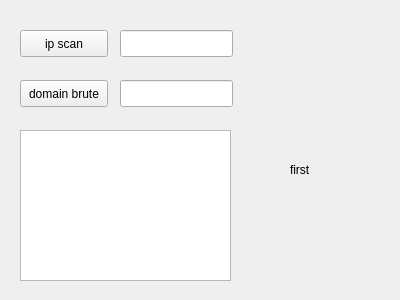
<?xml version="1.0" encoding="UTF-8"?>
<ui version="4.0">
 <class>Form</class>
 <widget class="QWidget" name="Form">
  <property name="geometry">
   <rect>
    <x>0</x>
    <y>0</y>
    <width>400</width>
    <height>300</height>
   </rect>
  </property>
  <property name="windowTitle">
   <string>Form</string>
  </property>
  <widget class="QPushButton" name="pushButton">
   <property name="geometry">
    <rect>
     <x>20</x>
     <y>30</y>
     <width>88</width>
     <height>27</height>
    </rect>
   </property>
   <property name="text">
    <string>ip scan</string>
   </property>
  </widget>
  <widget class="QPushButton" name="pushButton_2">
   <property name="geometry">
    <rect>
     <x>20</x>
     <y>80</y>
     <width>88</width>
     <height>27</height>
    </rect>
   </property>
   <property name="text">
    <string>domain brute</string>
   </property>
  </widget>
  <widget class="QLineEdit" name="lineEdit">
   <property name="geometry">
    <rect>
     <x>120</x>
     <y>30</y>
     <width>113</width>
     <height>27</height>
    </rect>
   </property>
  </widget>
  <widget class="QLineEdit" name="lineEdit_2">
   <property name="geometry">
    <rect>
     <x>120</x>
     <y>80</y>
     <width>113</width>
     <height>27</height>
    </rect>
   </property>
  </widget>
  <widget class="QTextEdit" name="textEdit">
   <property name="geometry">
    <rect>
     <x>20</x>
     <y>130</y>
     <width>211</width>
     <height>151</height>
    </rect>
   </property>
  </widget>
  <widget class="QStackedWidget" name="stackedWidget">
   <property name="geometry">
    <rect>
     <x>260</x>
     <y>130</y>
     <width>121</width>
     <height>151</height>
    </rect>
   </property>
   <property name="currentIndex">
    <number>0</number>
   </property>
   <widget class="QWidget" name="page">
    <widget class="QLabel" name="label">
     <property name="geometry">
      <rect>
       <x>30</x>
       <y>30</y>
       <width>67</width>
       <height>19</height>
      </rect>
     </property>
     <property name="text">
      <string>first</string>
     </property>
    </widget>
   </widget>
   <widget class="QWidget" name="page_2">
    <widget class="QLabel" name="label_2">
     <property name="geometry">
      <rect>
       <x>20</x>
       <y>50</y>
       <width>67</width>
       <height>19</height>
      </rect>
     </property>
     <property name="text">
      <string>second</string>
     </property>
    </widget>
   </widget>
  </widget>
 </widget>
 <resources/>
 <connections/>
</ui>
